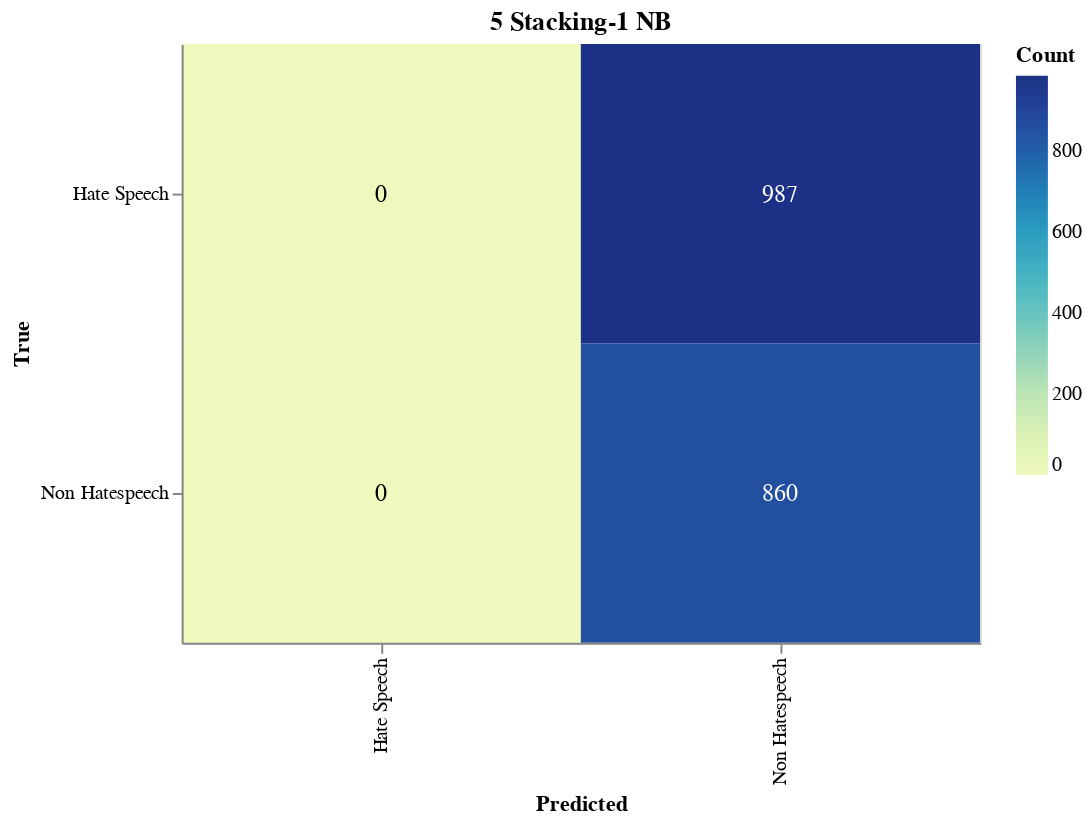

Write notebook code for a chart like this one.
### Markdown cell above
#### Save Confusion Matrix

### Code cell
import altair as alt
import altair_saver
import pandas as pd
from sklearn.metrics import confusion_matrix

# Calculate the confusion matrix
cm = confusion_matrix(true_labels, adjusted_predictions)

# Define class names
class_names = ['Hate Speech', 'Non Hatespeech']

# Convert confusion matrix to DataFrame
cm_df = pd.DataFrame(cm, index=class_names, columns=class_names).reset_index().melt(id_vars='index')
cm_df.columns = ['True', 'Predicted', 'Count']

# Ensure the order of categories
cm_df['True'] = pd.Categorical(cm_df['True'], categories=class_names, ordered=True)
cm_df['Predicted'] = pd.Categorical(cm_df['Predicted'], categories=class_names, ordered=True)

# Create the Altair plot
heatmap = alt.Chart(cm_df).mark_rect().encode(
    x=alt.X('Predicted:O', sort=class_names),
    y=alt.Y('True:O', sort=class_names),
    color='Count:Q',
    tooltip=['True', 'Predicted', 'Count']
).properties(
    width=400,
    height=300,
    title='5 Stacking-1 NB'
)

# Add text labels
text = heatmap.mark_text(
    align='center',
    baseline='middle',
    fontSize=12
).encode(
    text='Count:Q',
    color=alt.condition(
        alt.datum.Count > cm.max() / 2,
        alt.value('white'),
        alt.value('black')
    )
)

# Combine heatmap and text
final_chart = heatmap + text

# Display the plot
final_chart.show()

### Figure 1 — Vega-Lite specification as saved in the notebook (floating-point values rounded to 4 significant figures)
{"config": {"view": {"continuousWidth": 300, "continuousHeight": 300}}, "layer": [{"mark": {"type": "rect"}, "encoding": {"color": {"field": "Count", "type": "quantitative"}, "tooltip": [{"field": "True", "type": "ordinal"}, {"field": "Predicted", "type": "ordinal"}, {"field": "Count", "type": "quantitative"}], "x": {"field": "Predicted", "sort": ["Hate Speech", "Non Hatespeech"], "type": "ordinal"}, "y": {"field": "True", "sort": ["Hate Speech", "Non Hatespeech"], "type": "ordinal"}}, "title": "5 Stacking-1 NB"}, {"mark": {"type": "text", "align": "center", "baseline": "middle", "fontSize": 12}, "encoding": {"color": {"condition": {"test": "(datum.Count > 493.5)", "value": "white"}, "value": "black"}, "text": {"field": "Count", "type": "quantitative"}, "tooltip": [{"field": "True", "type": "ordinal"}, {"field": "Predicted", "type": "ordinal"}, {"field": "Count", "type": "quantitative"}], "x": {"field": "Predicted", "sort": ["Hate Speech", "Non Hatespeech"], "type": "ordinal"}, "y": {"field": "True", "sort": ["Hate Speech", "Non Hatespeech"], "type": "ordinal"}}, "title": "5 Stacking-1 NB"}], "data": {"name": "data-010c52edfd2079f09c0236dffc020b77"}, "height": 300, "width": 400, "$schema": "https://vega.github.io/schema/vega-lite/v5.17.0.json", "datasets": {"data-010c52edfd2079f09c0236dffc020b77": [{"True": "Hate Speech", "Predicted": "Hate Speech", "Count": 0}, {"True": "Non Hatespeech", "Predicted": "Hate Speech", "Count": 0}, {"True": "Hate Speech", "Predicted": "Non Hatespeech", "Count": 987}, {"True": "Non Hatespeech", "Predicted": "Non Hatespeech", "Count": 860}]}}
